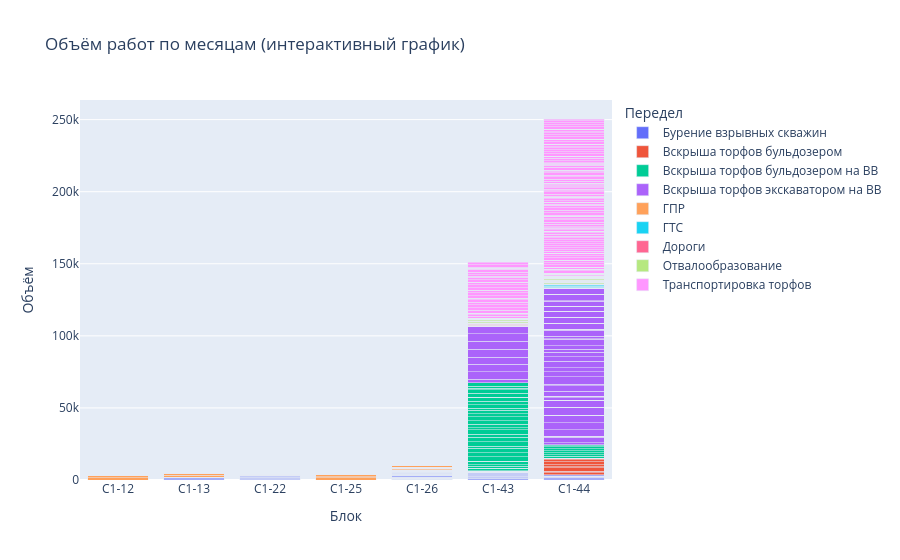

Source (notebook cell):
### Code cell
import plotly.express as px


value_vars = [col for col in pivot_teh.columns if col not in ["Блок", "Передел", "Марка машины", "Инв. №"]]

# Преобразуем pivot в формат long для Plotly
pivot_long = pivot_teh.melt(
    id_vars=["Блок", "Передел","Марка машины", "Инв. №"],
    value_vars=value_vars,
    var_name="Дата",
    value_name="Объём"
)

# Построим stacked bar chart
fig = px.bar(
    pivot_long,
    x="Блок",
    y="Объём",
    color="Передел",  # можно сменить на "Блок" или "Месторождение, объект"
    hover_data=["Передел", "Марка машины", "Инв. №"],
    title="Объём работ по месяцам (интерактивный график)",
    barmode="stack"
)

fig.update_layout(xaxis={'categoryorder':'category ascending'})
fig.show()

### Figure 1 — Plotly figure (JSON) as saved in the notebook; plotly's stock layout.template omitted (floating-point values rounded to 4 significant figures; data arrays with more than 128 entries replaced by an {"elided": "..."} marker saying what was removed)
{"data": [{"customdata": {"elided": "168x3 mixed values"}, "hovertemplate": "Передел=%{customdata[0]}<br>Блок=%{x}<br>Объём=%{y}<br>Марка машины=%{customdata[1]}<br>Инв. №=%{customdata[2]}<extra></extra>", "legendgroup": "Бурение взрывных скважин", "marker": {"color": "#636efa", "pattern": {"shape": ""}}, "name": "Бурение взрывных скважин", "orientation": "v", "showlegend": true, "textposition": "auto", "x": {"elided": "168 str values"}, "xaxis": "x", "y": {"elided": "168 mixed values"}, "yaxis": "y", "type": "bar"}, {"customdata": {"elided": "56x3 mixed values"}, "hovertemplate": "Передел=%{customdata[0]}<br>Блок=%{x}<br>Объём=%{y}<br>Марка машины=%{customdata[1]}<br>Инв. №=%{customdata[2]}<extra></extra>", "legendgroup": "Вскрыша торфов бульдозером", "marker": {"color": "#EF553B", "pattern": {"shape": ""}}, "name": "Вскрыша торфов бульдозером", "orientation": "v", "showlegend": true, "textposition": "auto", "x": ["С1-44", "С1-44", "С1-44", "С1-44", "С1-44", "С1-44", "С1-44", "С1-44", "С1-44", "С1-44", "С1-44", "С1-44", "С1-44", "С1-44", "С1-44", "С1-44", "С1-44", "С1-44", "С1-44", "С1-44", "С1-44", "С1-44", "С1-44", "С1-44", "С1-44", "С1-44", "С1-44", "С1-44", "С1-44", "С1-44", "С1-44", "С1-44", "С1-44", "С1-44", "С1-44", "С1-44", "С1-44", "С1-44", "С1-44", "С1-44", "С1-44", "С1-44", "С1-44", "С1-44", "С1-44", "С1-44", "С1-44", "С1-44", "С1-44", "С1-44", "С1-44", "С1-44", "С1-44", "С1-44", "С1-44", "С1-44"], "xaxis": "x", "y": ["Дражный", "Дражный", 0.0, 0.0, 0.0, 0.0, 0.0, 0.0, 0.0, 0.0, 0.0, 0.0, 0.0, 0.0, 0.0, 0.0, 0.0, 0.0, 0.0, 0.0, 0.0, 0.0, 0.0, 0.0, 0.0, 0.0, 0.0, 0.0, 0.0, 1455.0, 970.0, 2425.0, 776.0, 1455.0, 2000.0, 0.0, 1500.0, 0.0, 1000.0, 0.0, 0.0, 0.0, 0.0, 0.0, 0.0, 0.0, 0.0, 0.0, 0.0, 0.0, 0.0, 0.0, 0.0, 0.0, 0.0, 0.0], "yaxis": "y", "type": "bar"}, {"customdata": {"elided": "140x3 mixed values"}, "hovertemplate": "Передел=%{customdata[0]}<br>Блок=%{x}<br>Объём=%{y}<br>Марка машины=%{customdata[1]}<br>Инв. №=%{customdata[2]}<extra></extra>", "legendgroup": "Вскрыша торфов бульдозером на ВВ", "marker": {"color": "#00cc96", "pattern": {"shape": ""}}, "name": "Вскрыша торфов бульдозером на ВВ", "orientation": "v", "showlegend": true, "textposition": "auto", "x": {"elided": "140 str values"}, "xaxis": "x", "y": {"elided": "140 mixed values"}, "yaxis": "y", "type": "bar"}, {"customdata": {"elided": "112x3 mixed values"}, "hovertemplate": "Передел=%{customdata[0]}<br>Блок=%{x}<br>Объём=%{y}<br>Марка машины=%{customdata[1]}<br>Инв. №=%{customdata[2]}<extra></extra>", "legendgroup": "Вскрыша торфов экскаватором на ВВ", "marker": {"color": "#ab63fa", "pattern": {"shape": ""}}, "name": "Вскрыша торфов экскаватором на ВВ", "orientation": "v", "showlegend": true, "textposition": "auto", "x": ["С1-44", "С1-43", "С1-44", "С1-44", "С1-44", "С1-43", "С1-44", "С1-44", "С1-44", "С1-43", "С1-44", "С1-44", "С1-44", "С1-43", "С1-44", "С1-44", "С1-44", "С1-43", "С1-44", "С1-44", "С1-44", "С1-43", "С1-44", "С1-44", "С1-44", "С1-43", "С1-44", "С1-44", "С1-44", "С1-43", "С1-44", "С1-44", "С1-44", "С1-43", "С1-44", "С1-44", "С1-44", "С1-43", "С1-44", "С1-44", "С1-44", "С1-43", "С1-44", "С1-44", "С1-44", "С1-43", "С1-44", "С1-44", "С1-44", "С1-43", "С1-44", "С1-44", "С1-44", "С1-43", "С1-44", "С1-44", "С1-44", "С1-43", "С1-44", "С1-44", "С1-44", "С1-43", "С1-44", "С1-44", "С1-44", "С1-43", "С1-44", "С1-44", "С1-44", "С1-43", "С1-44", "С1-44", "С1-44", "С1-43", "С1-44", "С1-44", "С1-44", "С1-43", "С1-44", "С1-44", "С1-44", "С1-43", "С1-44", "С1-44", "С1-44", "С1-43", "С1-44", "С1-44", "С1-44", "С1-43", "С1-44", "С1-44", "С1-44", "С1-43", "С1-44", "С1-44", "С1-44", "С1-43", "С1-44", "С1-44", "С1-44", "С1-43", "С1-44", "С1-44", "С1-44", "С1-43", "С1-44", "С1-44", "С1-44", "С1-43", "С1-44", "С1-44"], "xaxis": "x", "y": ["Дражный", "Дражный", "Дражный", "Дражный", 0.0, 0.0, 0.0, 0.0, 0.0, 0.0, 0.0, 0.0, 0.0, 0.0, 0.0, 0.0, 0.0, 0.0, 0.0, 0.0, 0.0, 0.0, 0.0, 0.0, 0.0, 0.0, 0.0, 1571.0, 0.0, 0.0, 3795.0, 558.7, 0.0, 0.0, 4575.0, 0.0, 0.0, 0.0, 5017.0, 0.0, 0.0, 0.0, 5226.0, 0.0, 0.0, 0.0, 5378.0, 0.0, 0.0, 0.0, 4772.0, 0.0, 0.0, 0.0, 0.0, 0.0, 0.0, 0.0, 1769.0, 1280.0, 0.0, 0.0, 3399.0, 3632.0, 1222.0, 0.0, 4994.0, 3748.0, 2772.0, 0.0, 0.0, 4260.0, 3168.0, 0.0, 0.0, 3036.0, 2400.0, 0.0, 2208.0, 4404.0, 360.0, 2424.0, 1764.0, 4236.0, 720.0, 4968.0, 0.0, 4260.0, 0.0, 5448.0, 0.0, 4056.0, 0.0, 4812.0, 0.0, 4224.0, 0.0, 5448.0, 0.0, 3504.0, 0.0, 5460.0, 0.0, 3324.0, 552.0, 5292.0, 0.0, 4536.0, 0.0, 5040.0, 0.0, 3876.0], "yaxis": "y", "type": "bar"}, {"customdata": {"elided": "308x3 mixed values"}, "hovertemplate": "Передел=%{customdata[0]}<br>Блок=%{x}<br>Объём=%{y}<br>Марка машины=%{customdata[1]}<br>Инв. №=%{customdata[2]}<extra></extra>", "legendgroup": "ГПР", "marker": {"color": "#FFA15A", "pattern": {"shape": ""}}, "name": "ГПР", "orientation": "v", "showlegend": true, "textposition": "auto", "x": {"elided": "308 str values"}, "xaxis": "x", "y": {"elided": "308 mixed values"}, "yaxis": "y", "type": "bar"}, {"customdata": {"elided": "56x3 mixed values"}, "hovertemplate": "Передел=%{customdata[0]}<br>Блок=%{x}<br>Объём=%{y}<br>Марка машины=%{customdata[1]}<br>Инв. №=%{customdata[2]}<extra></extra>", "legendgroup": "ГТС", "marker": {"color": "#19d3f3", "pattern": {"shape": ""}}, "name": "ГТС", "orientation": "v", "showlegend": true, "textposition": "auto", "x": ["С1-44", "С1-44", "С1-44", "С1-44", "С1-44", "С1-44", "С1-44", "С1-44", "С1-44", "С1-44", "С1-44", "С1-44", "С1-44", "С1-44", "С1-44", "С1-44", "С1-44", "С1-44", "С1-44", "С1-44", "С1-44", "С1-44", "С1-44", "С1-44", "С1-44", "С1-44", "С1-44", "С1-44", "С1-44", "С1-44", "С1-44", "С1-44", "С1-44", "С1-44", "С1-44", "С1-44", "С1-44", "С1-44", "С1-44", "С1-44", "С1-44", "С1-44", "С1-44", "С1-44", "С1-44", "С1-44", "С1-44", "С1-44", "С1-44", "С1-44", "С1-44", "С1-44", "С1-44", "С1-44", "С1-44", "С1-44"], "xaxis": "x", "y": ["Дражный", "Дражный", 0.0, 0.0, 0.0, 0.0, 0.0, 0.0, 0.0, 0.0, 0.0, 0.0, 0.0, 0.0, 0.0, 0.0, 0.0, 0.0, 0.0, 1000.0, 500.0, 500.0, 0.0, 500.0, 0.0, 0.0, 0.0, 0.0, 0.0, 0.0, 0.0, 0.0, 0.0, 0.0, 0.0, 0.0, 0.0, 0.0, 0.0, 0.0, 0.0, 0.0, 0.0, 0.0, 0.0, 0.0, 0.0, 0.0, 0.0, 0.0, 0.0, 0.0, 0.0, 0.0, 0.0, 0.0], "yaxis": "y", "type": "bar"}, {"customdata": [["Дороги", "LG G877H", 1249.0], ["Дороги", "LG G877H", 1249.0], ["Дороги", "LG G877H", 1249.0], ["Дороги", "LG G877H", 1249.0], ["Дороги", "LG G877H", 1249.0], ["Дороги", "LG G877H", 1249.0], ["Дороги", "LG G877H", 1249.0], ["Дороги", "LG G877H", 1249.0], ["Дороги", "LG G877H", 1249.0], ["Дороги", "LG G877H", 1249.0], ["Дороги", "LG G877H", 1249.0], ["Дороги", "LG G877H", 1249.0], ["Дороги", "LG G877H", 1249.0], ["Дороги", "LG G877H", 1249.0], ["Дороги", "LG G877H", 1249.0], ["Дороги", "LG G877H", 1249.0], ["Дороги", "LG G877H", 1249.0], ["Дороги", "LG G877H", 1249.0], ["Дороги", "LG G877H", 1249.0], ["Дороги", "LG G877H", 1249.0], ["Дороги", "LG G877H", 1249.0], ["Дороги", "LG G877H", 1249.0], ["Дороги", "LG G877H", 1249.0], ["Дороги", "LG G877H", 1249.0], ["Дороги", "LG G877H", 1249.0], ["Дороги", "LG G877H", 1249.0], ["Дороги", "LG G877H", 1249.0], ["Дороги", "LG G877H", 1249.0]], "hovertemplate": "Передел=%{customdata[0]}<br>Блок=%{x}<br>Объём=%{y}<br>Марка машины=%{customdata[1]}<br>Инв. №=%{customdata[2]}<extra></extra>", "legendgroup": "Дороги", "marker": {"color": "#FF6692", "pattern": {"shape": ""}}, "name": "Дороги", "orientation": "v", "showlegend": true, "textposition": "auto", "x": ["С1-43", "С1-43", "С1-43", "С1-43", "С1-43", "С1-43", "С1-43", "С1-43", "С1-43", "С1-43", "С1-43", "С1-43", "С1-43", "С1-43", "С1-43", "С1-43", "С1-43", "С1-43", "С1-43", "С1-43", "С1-43", "С1-43", "С1-43", "С1-43", "С1-43", "С1-43", "С1-43", "С1-43"], "xaxis": "x", "y": ["Дражный", 0.0, 0.0, 0.0, 0.0, 0.0, 0.0, 0.0, 0.0, 0.0, 0.0, 0.0, 0.0, 0.0, 0.0, 0.0, 0.0, 0.0, 0.0, 0.0, 0.0, 300.0, 300.0, 300.0, 300.0, 300.0, 300.0, 0.0], "yaxis": "y", "type": "bar"}, {"customdata": {"elided": "280x3 mixed values"}, "hovertemplate": "Передел=%{customdata[0]}<br>Блок=%{x}<br>Объём=%{y}<br>Марка машины=%{customdata[1]}<br>Инв. №=%{customdata[2]}<extra></extra>", "legendgroup": "Отвалообразование", "marker": {"color": "#B6E880", "pattern": {"shape": ""}}, "name": "Отвалообразование", "orientation": "v", "showlegend": true, "textposition": "auto", "x": {"elided": "280 str values"}, "xaxis": "x", "y": {"elided": "280 mixed values"}, "yaxis": "y", "type": "bar"}, {"customdata": {"elided": "364x3 mixed values"}, "hovertemplate": "Передел=%{customdata[0]}<br>Блок=%{x}<br>Объём=%{y}<br>Марка машины=%{customdata[1]}<br>Инв. №=%{customdata[2]}<extra></extra>", "legendgroup": "Транспортировка торфов", "marker": {"color": "#FF97FF", "pattern": {"shape": ""}}, "name": "Транспортировка торфов", "orientation": "v", "showlegend": true, "textposition": "auto", "x": {"elided": "364 str values"}, "xaxis": "x", "y": {"elided": "364 mixed values"}, "yaxis": "y", "type": "bar"}], "layout": {"xaxis": {"anchor": "y", "domain": [0.0, 1.0], "title": {"text": "Блок"}, "categoryorder": "category ascending"}, "yaxis": {"anchor": "x", "domain": [0.0, 1.0], "title": {"text": "Объём"}}, "legend": {"title": {"text": "Передел"}, "tracegroupgap": 0}, "title": {"text": "Объём работ по месяцам (интерактивный график)"}, "barmode": "stack"}}
